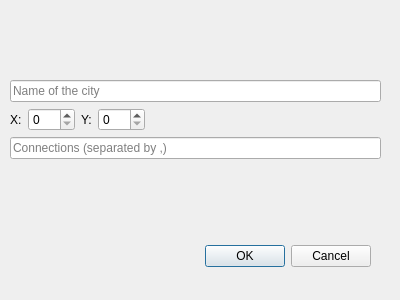
<?xml version="1.0" encoding="UTF-8"?>
<ui version="4.0">
 <class>addcitydialog</class>
 <widget class="QDialog" name="addcitydialog">
  <property name="geometry">
   <rect>
    <x>0</x>
    <y>0</y>
    <width>400</width>
    <height>300</height>
   </rect>
  </property>
  <property name="windowTitle">
   <string>Dialog</string>
  </property>
  <widget class="QDialogButtonBox" name="buttonBox">
   <property name="geometry">
    <rect>
     <x>30</x>
     <y>240</y>
     <width>341</width>
     <height>32</height>
    </rect>
   </property>
   <property name="orientation">
    <enum>Qt::Orientation::Horizontal</enum>
   </property>
   <property name="standardButtons">
    <set>QDialogButtonBox::StandardButton::Cancel|QDialogButtonBox::StandardButton::Ok</set>
   </property>
  </widget>
  <widget class="QWidget" name="verticalLayoutWidget">
   <property name="geometry">
    <rect>
     <x>10</x>
     <y>80</y>
     <width>371</width>
     <height>97</height>
    </rect>
   </property>
   <layout class="QVBoxLayout" name="verticalLayout">
    <item>
     <widget class="QLineEdit" name="lineEditName">
      <property name="placeholderText">
       <string>Name of the city</string>
      </property>
     </widget>
    </item>
    <item>
     <layout class="QHBoxLayout" name="horizontalLayout">
      <property name="sizeConstraint">
       <enum>QLayout::SizeConstraint::SetNoConstraint</enum>
      </property>
      <item>
       <widget class="QLabel" name="label">
        <property name="text">
         <string>X:</string>
        </property>
       </widget>
      </item>
      <item>
       <widget class="QSpinBox" name="spinBoxX">
        <property name="maximum">
         <number>550</number>
        </property>
       </widget>
      </item>
      <item>
       <widget class="QLabel" name="label_2">
        <property name="text">
         <string>Y:</string>
        </property>
       </widget>
      </item>
      <item>
       <widget class="QSpinBox" name="spinBoxY">
        <property name="maximum">
         <number>550</number>
        </property>
       </widget>
      </item>
      <item>
       <spacer name="horizontalSpacer">
        <property name="orientation">
         <enum>Qt::Orientation::Horizontal</enum>
        </property>
        <property name="sizeHint" stdset="0">
         <size>
          <width>40</width>
          <height>20</height>
         </size>
        </property>
       </spacer>
      </item>
     </layout>
    </item>
    <item>
     <widget class="QLineEdit" name="lineEditConnections">
      <property name="placeholderText">
       <string>Connections (separated by ,)</string>
      </property>
     </widget>
    </item>
    <item>
     <spacer name="verticalSpacer">
      <property name="orientation">
       <enum>Qt::Orientation::Vertical</enum>
      </property>
      <property name="sizeHint" stdset="0">
       <size>
        <width>20</width>
        <height>40</height>
       </size>
      </property>
     </spacer>
    </item>
   </layout>
  </widget>
 </widget>
 <resources/>
 <connections>
  <connection>
   <sender>buttonBox</sender>
   <signal>accepted()</signal>
   <receiver>addcitydialog</receiver>
   <slot>accept()</slot>
   <hints>
    <hint type="sourcelabel">
     <x>248</x>
     <y>254</y>
    </hint>
    <hint type="destinationlabel">
     <x>157</x>
     <y>274</y>
    </hint>
   </hints>
  </connection>
  <connection>
   <sender>buttonBox</sender>
   <signal>rejected()</signal>
   <receiver>addcitydialog</receiver>
   <slot>reject()</slot>
   <hints>
    <hint type="sourcelabel">
     <x>316</x>
     <y>260</y>
    </hint>
    <hint type="destinationlabel">
     <x>286</x>
     <y>274</y>
    </hint>
   </hints>
  </connection>
 </connections>
</ui>
